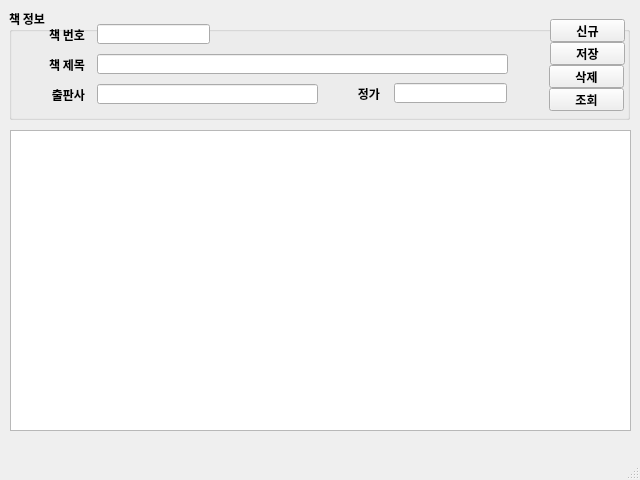
<?xml version="1.0" encoding="UTF-8"?>
<ui version="4.0">
 <class>MainWindow</class>
 <widget class="QMainWindow" name="MainWindow">
  <property name="geometry">
   <rect>
    <x>0</x>
    <y>0</y>
    <width>640</width>
    <height>480</height>
   </rect>
  </property>
  <property name="maximumSize">
   <size>
    <width>640</width>
    <height>480</height>
   </size>
  </property>
  <property name="font">
   <font>
    <family>나눔고딕</family>
    <weight>75</weight>
    <bold>true</bold>
   </font>
  </property>
  <property name="windowTitle">
   <string>마당 도서관리 V1.0</string>
  </property>
  <widget class="QWidget" name="centralwidget">
   <widget class="QGroupBox" name="groupBox">
    <property name="geometry">
     <rect>
      <x>9</x>
      <y>9</y>
      <width>621</width>
      <height>111</height>
     </rect>
    </property>
    <property name="title">
     <string>책 정보</string>
    </property>
    <widget class="QLabel" name="label">
     <property name="geometry">
      <rect>
       <x>20</x>
       <y>20</y>
       <width>56</width>
       <height>12</height>
      </rect>
     </property>
     <property name="text">
      <string>책 번호</string>
     </property>
     <property name="alignment">
      <set>Qt::AlignRight|Qt::AlignTrailing|Qt::AlignVCenter</set>
     </property>
    </widget>
    <widget class="QLineEdit" name="txtBookId">
     <property name="geometry">
      <rect>
       <x>88</x>
       <y>15</y>
       <width>113</width>
       <height>20</height>
      </rect>
     </property>
    </widget>
    <widget class="QLabel" name="label_2">
     <property name="geometry">
      <rect>
       <x>20</x>
       <y>50</y>
       <width>56</width>
       <height>12</height>
      </rect>
     </property>
     <property name="text">
      <string>책 제목</string>
     </property>
     <property name="alignment">
      <set>Qt::AlignRight|Qt::AlignTrailing|Qt::AlignVCenter</set>
     </property>
    </widget>
    <widget class="QLineEdit" name="txtBookName">
     <property name="geometry">
      <rect>
       <x>88</x>
       <y>45</y>
       <width>411</width>
       <height>20</height>
      </rect>
     </property>
    </widget>
    <widget class="QLineEdit" name="txtPrice">
     <property name="geometry">
      <rect>
       <x>385</x>
       <y>74</y>
       <width>113</width>
       <height>20</height>
      </rect>
     </property>
    </widget>
    <widget class="QLineEdit" name="txtPublisher">
     <property name="geometry">
      <rect>
       <x>88</x>
       <y>75</y>
       <width>221</width>
       <height>20</height>
      </rect>
     </property>
    </widget>
    <widget class="QLabel" name="label_3">
     <property name="geometry">
      <rect>
       <x>315</x>
       <y>79</y>
       <width>56</width>
       <height>12</height>
      </rect>
     </property>
     <property name="text">
      <string>정가</string>
     </property>
     <property name="alignment">
      <set>Qt::AlignRight|Qt::AlignTrailing|Qt::AlignVCenter</set>
     </property>
    </widget>
    <widget class="QLabel" name="label_4">
     <property name="geometry">
      <rect>
       <x>20</x>
       <y>80</y>
       <width>56</width>
       <height>12</height>
      </rect>
     </property>
     <property name="text">
      <string>출판사</string>
     </property>
     <property name="alignment">
      <set>Qt::AlignRight|Qt::AlignTrailing|Qt::AlignVCenter</set>
     </property>
    </widget>
    <widget class="QPushButton" name="btnNew">
     <property name="geometry">
      <rect>
       <x>541</x>
       <y>10</y>
       <width>75</width>
       <height>23</height>
      </rect>
     </property>
     <property name="text">
      <string>신규</string>
     </property>
    </widget>
    <widget class="QPushButton" name="btnSave">
     <property name="geometry">
      <rect>
       <x>541</x>
       <y>33</y>
       <width>75</width>
       <height>23</height>
      </rect>
     </property>
     <property name="text">
      <string>저장</string>
     </property>
    </widget>
    <widget class="QPushButton" name="btnDel">
     <property name="geometry">
      <rect>
       <x>540</x>
       <y>56</y>
       <width>75</width>
       <height>23</height>
      </rect>
     </property>
     <property name="text">
      <string>삭제</string>
     </property>
    </widget>
    <widget class="QPushButton" name="btnReload">
     <property name="geometry">
      <rect>
       <x>540</x>
       <y>79</y>
       <width>75</width>
       <height>23</height>
      </rect>
     </property>
     <property name="text">
      <string>조회</string>
     </property>
    </widget>
   </widget>
   <widget class="QTableWidget" name="tblBooks">
    <property name="geometry">
     <rect>
      <x>10</x>
      <y>130</y>
      <width>621</width>
      <height>301</height>
     </rect>
    </property>
   </widget>
  </widget>
  <widget class="QMenuBar" name="menubar">
   <property name="geometry">
    <rect>
     <x>0</x>
     <y>0</y>
     <width>640</width>
     <height>20</height>
    </rect>
   </property>
  </widget>
  <widget class="QStatusBar" name="statusbar"/>
 </widget>
 <resources/>
 <connections/>
</ui>
